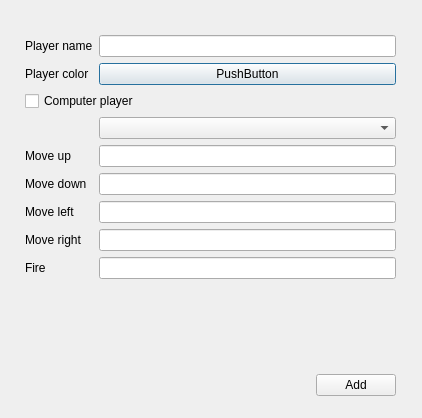
<?xml version="1.0" encoding="UTF-8"?>
<ui version="4.0">
 <class>AddPlayerDialog</class>
 <widget class="QDialog" name="AddPlayerDialog">
  <property name="geometry">
   <rect>
    <x>0</x>
    <y>0</y>
    <width>422</width>
    <height>418</height>
   </rect>
  </property>
  <property name="windowTitle">
   <string>Add player</string>
  </property>
  <widget class="QWidget" name="verticalLayoutWidget">
   <property name="geometry">
    <rect>
     <x>20</x>
     <y>30</y>
     <width>381</width>
     <height>371</height>
    </rect>
   </property>
   <layout class="QVBoxLayout" name="mainLayout">
    <property name="margin">
     <number>0</number>
    </property>
    <item>
     <layout class="QGridLayout" name="gridLayout">
      <property name="margin">
       <number>5</number>
      </property>
      <item row="0" column="0">
       <widget class="QLabel" name="label_2">
        <property name="text">
         <string>Player name</string>
        </property>
       </widget>
      </item>
      <item row="0" column="1">
       <widget class="QLineEdit" name="nameEdit"/>
      </item>
      <item row="1" column="0">
       <widget class="QLabel" name="label_3">
        <property name="text">
         <string>Player color</string>
        </property>
       </widget>
      </item>
      <item row="4" column="0">
       <widget class="QLabel" name="label_4">
        <property name="text">
         <string>Move up</string>
        </property>
       </widget>
      </item>
      <item row="9" column="0">
       <spacer name="verticalSpacer">
        <property name="orientation">
         <enum>Qt::Vertical</enum>
        </property>
        <property name="sizeType">
         <enum>QSizePolicy::Expanding</enum>
        </property>
        <property name="sizeHint" stdset="0">
         <size>
          <width>20</width>
          <height>20</height>
         </size>
        </property>
       </spacer>
      </item>
      <item row="4" column="1">
       <widget class="KeyEditWidget" name="upKeyEdit"/>
      </item>
      <item row="5" column="0">
       <widget class="QLabel" name="label">
        <property name="text">
         <string>Move down</string>
        </property>
       </widget>
      </item>
      <item row="6" column="0">
       <widget class="QLabel" name="label_5">
        <property name="text">
         <string>Move left</string>
        </property>
       </widget>
      </item>
      <item row="7" column="0">
       <widget class="QLabel" name="label_6">
        <property name="text">
         <string>Move right</string>
        </property>
       </widget>
      </item>
      <item row="8" column="0">
       <widget class="QLabel" name="label_7">
        <property name="text">
         <string>Fire</string>
        </property>
       </widget>
      </item>
      <item row="5" column="1">
       <widget class="KeyEditWidget" name="downKeyEdit"/>
      </item>
      <item row="6" column="1">
       <widget class="KeyEditWidget" name="leftKeyEdit"/>
      </item>
      <item row="7" column="1">
       <widget class="KeyEditWidget" name="rightKeyEdit"/>
      </item>
      <item row="8" column="1">
       <widget class="KeyEditWidget" name="fireKeyEdit"/>
      </item>
      <item row="2" column="0" colspan="2">
       <widget class="QCheckBox" name="aiCheckBox">
        <property name="text">
         <string>Computer player</string>
        </property>
       </widget>
      </item>
      <item row="1" column="1">
       <widget class="QtColorPicker" name="colorButton">
        <property name="text">
         <string>PushButton</string>
        </property>
       </widget>
      </item>
      <item row="3" column="1">
       <widget class="QComboBox" name="predefinedKeys"/>
      </item>
     </layout>
    </item>
    <item>
     <layout class="QHBoxLayout" name="horizontalLayout">
      <property name="leftMargin">
       <number>5</number>
      </property>
      <property name="rightMargin">
       <number>5</number>
      </property>
      <property name="bottomMargin">
       <number>5</number>
      </property>
      <item>
       <spacer name="horizontalSpacer">
        <property name="orientation">
         <enum>Qt::Horizontal</enum>
        </property>
        <property name="sizeHint" stdset="0">
         <size>
          <width>40</width>
          <height>20</height>
         </size>
        </property>
       </spacer>
      </item>
      <item>
       <widget class="QPushButton" name="addButton">
        <property name="text">
         <string>Add</string>
        </property>
       </widget>
      </item>
     </layout>
    </item>
   </layout>
  </widget>
 </widget>
 <customwidgets>
  <customwidget>
   <class>KeyEditWidget</class>
   <extends>QLineEdit</extends>
   <header>../src/frontend/keyeditwidget.h</header>
  </customwidget>
  <customwidget>
   <class>QtColorPicker</class>
   <extends>QPushButton</extends>
   <header>../src/qtcolorpicker/qtcolorpicker.h</header>
  </customwidget>
 </customwidgets>
 <resources/>
 <connections/>
</ui>
